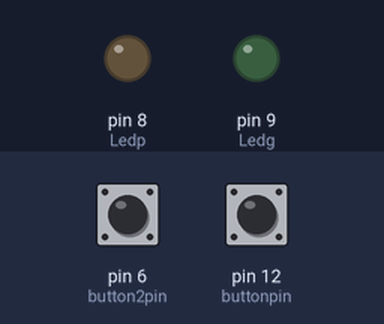
The sketch below on a simulated Arduino Uno, built with avr-gcc and run on an emulated ATmega328P. Parts: output pins drawn as LEDs (lit = HIGH). The inputs (shaded band) are chosen by the test bench; at power-on: pin 12 (buttonpin) LOW, pin 6 (button2pin) LOW. What the sketch prints to the serial monitor is not drawn.

Above: at 1.2 s.
1.3 s: pin 12 (buttonpin) pulled HIGH for 0.15 s
At 1.9 s:
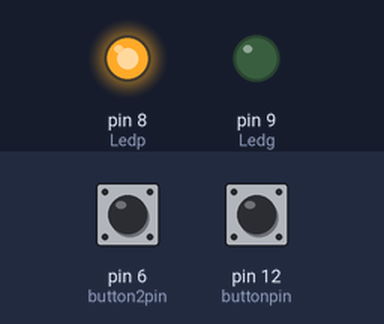
4.3 s: pin 12 (buttonpin) pulled HIGH for 1 s
At 6.3 s:
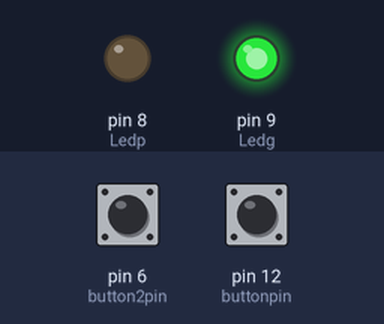
7.3 s: pin 12 (buttonpin) pulled HIGH for 0.15 s
At 8.9 s:
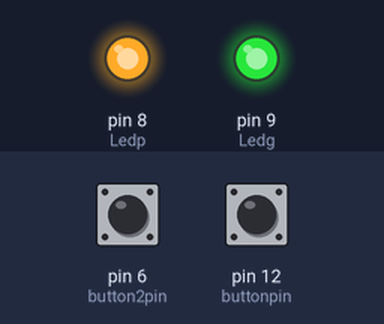
Timing chart, 0 to 10.4 s (numbered marks = the images above; inputs shaded):
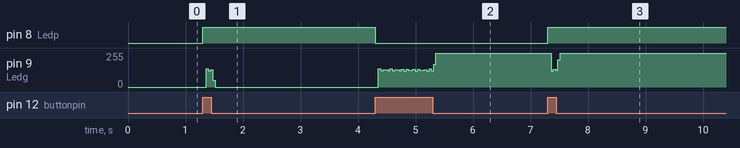

The sketch:

Button_1.ino
```cpp
int Ledp=8;
int Ledg=9;
int buttonpin=12;
int button2pin=6;
int ButtonNew;
int ButtonOld=1;
int Ledstate1=0;
int ButtonNew1;
int ButtonOld1=1;
int Ledstate2=0;
void setup() {
  // put your setup code here, to run once:
  pinMode(Ledp, OUTPUT);
  pinMode(buttonpin, INPUT);
  Serial.begin(9600);
  pinMode(Ledg, OUTPUT);
  pinMode(button2pin, INPUT);
  }

void loop() {
  // put your main code here, to run repeatedly:
  ButtonNew=digitalRead(buttonpin);

  if(ButtonOld==0 && ButtonNew==1){
    if(Ledstate1==0){
      digitalWrite(Ledp, HIGH);
      Ledstate1=1;
    }
    else{
      digitalWrite(Ledp, LOW);
      Ledstate1=0;
    }
  }
  ButtonOld=ButtonNew;

  ButtonNew1=digitalRead(button2pin);
  Serial.println(ButtonNew1);
  if(ButtonOld1==0 && ButtonNew==1)
  {
    if(Ledstate2==0){
      digitalWrite(Ledg, HIGH);
      Ledstate2=1;
    }
    else{
      digitalWrite(Ledg, LOW);
      Ledstate2=0;
    }
  }
  ButtonOld1=ButtonNew1;

}
```

Measured:
- after the input at 1.3 s, pin 8 (Ledp): LOW → HIGH at once
- after the input at 4.3 s, pin 8 (Ledp): HIGH → LOW at once
- after the input at 7.3 s, pin 8 (Ledp): LOW → HIGH at once
